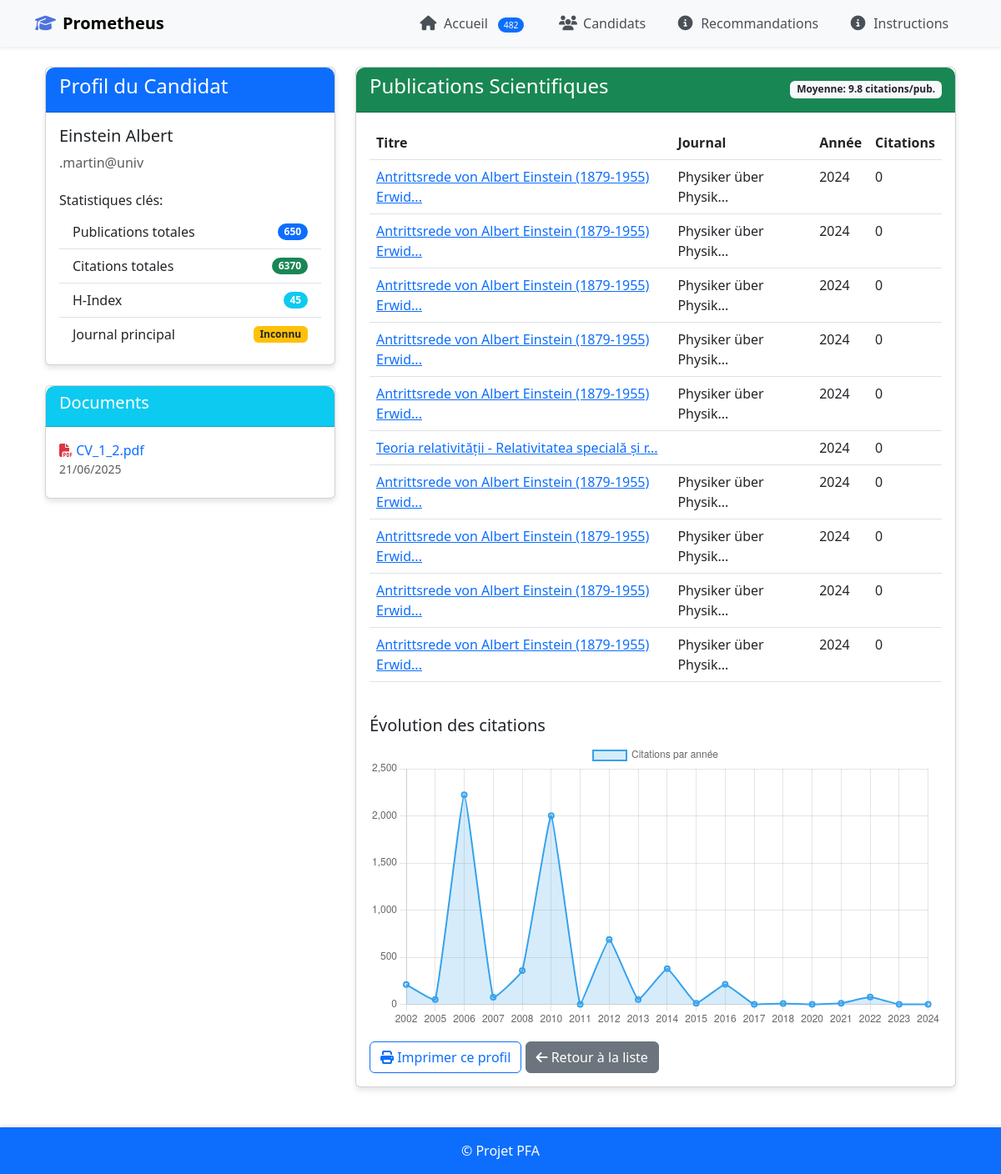
Page /candidate/7 on the committed database.
### app/models.py (models this page shows, shortened)
class Candidate(db.Model):
    id = db.Column(db.Integer, primary_key=True)
    first_name = db.Column(db.String(100), nullable=False)
    last_name = db.Column(db.String(100), nullable=False)
    email = db.Column(db.String(120), unique=True, nullable=False)
    date_added = db.Column(db.DateTime, default=datetime.utcnow)
    documents = db.relationship('Document', backref='candidate', lazy=True, cascade="all, delete-orphan")
    publications = db.relationship('Publication', backref='candidate', lazy=True, cascade="all, delete-orphan")

class Document(db.Model):
    id = db.Column(db.Integer, primary_key=True)
    filename = db.Column(db.String(255), nullable=False)
    filepath = db.Column(db.String(255), nullable=False)
    upload_date = db.Column(db.DateTime, default=datetime.utcnow)
    candidate_id = db.Column(db.Integer, db.ForeignKey('candidate.id'), nullable=False)
    extracted_data = db.Column(db.JSON)

class Publication(db.Model):
        id = db.Column(db.Integer, primary_key=True)
        title = db.Column(db.String(500), nullable=False)
        journal = db.Column(db.String(300))
        year = db.Column(db.Integer)
        citations = db.Column(db.Integer, default=0)
        scopus_id = db.Column(db.String(100))
        scopus_data = db.Column(db.JSON)
        sfr_score = db.Column(db.Float)
        rank = db.Column(db.Integer)
        candidate_id = db.Column(db.Integer, db.ForeignKey('candidate.id'), nullable=False)

### app/routes.py (the view)
@bp.route('/candidate/<int:candidate_id>')
def candidate_detail(candidate_id):
    candidate = Candidate.query.get_or_404(candidate_id)
    publications = Publication.query.filter_by(candidate_id=candidate_id)\
                                    .order_by(Publication.year.desc()).all()
    citations_by_year = {}
    for pub in publications:
        year = pub.year
        citations = pub.citations or 0
        if year:
            citations_by_year[year] = citations_by_year.get(year, 0) + citations
    years = sorted(citations_by_year.keys()) if citations_by_year else []
    citations_by_year_values = [citations_by_year[year] for year in years] if years else []
    citations_list = [pub.citations or 0 for pub in publications]
    if publications:
        journal_counts = {}
        for pub in publications:
            journal = pub.journal or "Inconnu"
            journal_counts[journal] = journal_counts.get(journal, 0) + 1
        top_journal = max(journal_counts, key=journal_counts.get)
    else:
        top_journal = "N/A"
    stats = {
        'total_publications': len(publications),
        'total_citations': sum(citations_list),
        'h_index': calculate_h_index(citations_list),
        'avg_citations': sum(citations_list) / len(publications) if publications else 0,
        'top_journal': top_journal,
        'years': years,
        'citations_by_year': citations_by_year_values
    }
    return render_template(
        'candidate_detail.html',
        candidate=candidate,
        publications=publications,
        stats=stats
    )

### app/utils/evaluation.py (called while the page is built)
def calculate_h_index(citations):
    citations = sorted((c for c in citations if c is not None), reverse=True)
    h = 0
    for i, c in enumerate(citations):
        if c >= i + 1:
            h = i + 1
    return h

### app/templates/candidate_detail.html (shortened to what this page needs)
{% extends "base.html" %}
{% block content %}
<div class="container">
    <div class="row mt-4">
        <div class="col-md-4">
            <div class="card mb-4">
                <div class="card-header bg-primary text-white">
                    <h4>Profil du Candidat</h4>
                </div>
                <div class="card-body">
                    <h5>{{ candidate.first_name }} {{ candidate.last_name }}</h5>
                    <p class="text-muted">{{ candidate.email }}</p>
                    <div class="mt-4">
                        <h6>Statistiques clés:</h6>
                        <ul class="list-group list-group-flush">
                            <li class="list-group-item d-flex justify-content-between align-items-center">
                                Publications totales
                                <span class="badge bg-primary rounded-pill">{{ stats.total_publications }}</span>
                            </li>
                            <li class="list-group-item d-flex justify-content-between align-items-center">
                                Citations totales
                                <span class="badge bg-success rounded-pill">{{ stats.total_citations }}</span>
                            </li>
                            <li class="list-group-item d-flex justify-content-between align-items-center">
                                H-Index
                                <span class="badge bg-info rounded-pill">{{ stats.h_index }}</span>
                            </li>
                            <li class="list-group-item d-flex justify-content-between align-items-center">
                                Journal principal
                                <span class="badge bg-warning text-dark">{{ stats.top_journal }}</span>
                            </li>
                        </ul>
                    </div>
                </div>
            </div>
            <div class="card">
                <div class="card-header bg-info text-white">
                    <h5>Documents</h5>
                </div>
                <div class="card-body">
                    {% if candidate.documents %}
                        {% for doc in candidate.documents %}
                            <div class="mb-2">
                                <a href="{{ url_for('static', filename='uploads/' + doc.filename) }}"
                                   target="_blank" class="text-decoration-none">
                                    <i class="fas fa-file-pdf text-danger"></i> {{ doc.filename }}
                                </a>
                                <small class="text-muted d-block">{{ doc.upload_date.strftime('%d/%m/%Y') }}</small>
                            </div>
                        {% endfor %}
                    {% else %}
                        <p class="text-muted">Aucun document trouvé</p>
                    {% endif %}
                </div>
            </div>
        </div>
        <div class="col-md-8">
            <div class="card">
                <div class="card-header bg-success text-white">
                    <div class="d-flex justify-content-between align-items-center">
                        <h4>Publications Scientifiques</h4>
                        <span class="badge bg-light text-dark">
                            Moyenne: {{ "%.1f"|format(stats.avg_citations) }} citations/pub.
                        </span>
                    </div>
                </div>
                <div class="card-body">
                    <div class="table-responsive">
                        <table class="table table-hover">
                            <thead>
                                <tr>
                                    <th>Titre</th>
                                    <th>Journal</th>
                                    <th>Année</th>
                                    <th>Citations</th>
                                </tr>
                            </thead>
                            <tbody>
                                {% for pub in publications[:10] %}
                                <tr>
                                    <td>
                                        <a href="https://www.scopus.com/record/display.uri?eid={{ pub.scopus_id }}"
                                           target="_blank" title="Voir dans Scopus">
                                            {{ pub.title[:50] }}{% if pub.title|length > 50 %}...{% endif %}
                                        </a>
                                    </td>
                                    <td>{{ pub.journal[:20] }}{% if pub.journal|length > 20 %}...{% endif %}</td>
                                    <td>{{ pub.year }}</td>
                                    <td>{{ pub.citations }}</td>
                                </tr>
                                {% endfor %}
                            </tbody>
                        </table>
                    </div>
                    <div class="mt-4">
                        <h5>Évolution des citations</h5>
                        <canvas id="citationsChart" width="400" height="200"></canvas>
                    </div>
                    <div class="mt-3">
                        <button class="btn btn-outline-primary" onclick="window.print()">
                            <i class="fas fa-print"></i> Imprimer ce profil
                        </button>
                        <a href="{{ url_for('main.list_candidates') }}" class="btn btn-secondary">
                            <i class="fas fa-arrow-left"></i> Retour à la liste
                        </a>
                    </div>
                </div>
            </div>
        </div>
    </div>
</div>
{% endblock %}
{% block scripts %}
<link rel="stylesheet" href="https://cdnjs.cloudflare.com/ajax/libs/font-awesome/6.5.0/css/all.min.css">
<script>
document.addEventListener('DOMContentLoaded', function() {
    const ctx = document.getElementById('citationsChart');
    if (ctx) {
        // Données sécurisées avec valeurs par défaut
        const years = {{ stats['years'] | tojson | safe }};
        const citations = {{ stats['citations_by_year'] | tojson | safe }};
        console.log("Years:", years);
        if (years.length && citations.length) {
            new Chart(ctx, {
                type: 'line',
                data: {
                    labels: years,
                    datasets: [{
                        label: 'Citations par année',
                        data: citations,
                        backgroundColor: 'rgba(54, 162, 235, 0.2)',
                        borderColor: 'rgba(54, 162, 235, 1)',
                        borderWidth: 2,
                        tension: 0.1,
                        fill: true
                    }]
                },
                options: {
                    responsive: true,
                    plugins: {
                        legend: {
                            position: 'top',
                        }
                    }
                }
            });
        } else {
            ctx.parentElement.innerHTML = '<p class="text-muted">Données insuffisantes pour afficher le graphique</p>';
        }
    }
});
</script>
{% endblock %}

### app/static/css/main.css (style rules this page uses)
body { font-family: 'Segoe UI', Tahoma, Geneva, Verdana, sans-serif; background-color: #f8f9fa; }
.card { border-radius: 10px; box-shadow: 0 4px 6px rgba(0, 0, 0, 0.1); transition: transform 0.3s ease; }
.card-header { border-radius: 10px 10px 0 0 !important; }
.table th { background-color: #f1f1f1; font-weight: 600; }
.btn { border-radius: 8px; padding: 8px 16px; font-weight: 500; }
.bg-primary { background-color: #3f51b5 !important; }
.bg-info { background-color: #17a2b8 !important; }
.bg-success { background-color: #28a745 !important; }
.card { border: none; border-radius: 10px; overflow: hidden; }
.card-header { font-weight: 600; }

### rows in the picture
Candidate: first_name "Einstein", last_name "Albert", email ".martin@univ"
Document: filename "CV_1_2.pdf", upload_date "21/06/2025"
Publication: title "Antrittsrede von Albert Einstein (1879-1955) Erwid", journal "Physiker über Physik", year "2024", citations "0"
Publication: title "Antrittsrede von Albert Einstein (1879-1955) Erwid", journal "Physiker über Physik", year "2024", citations "0"
Publication: title "Antrittsrede von Albert Einstein (1879-1955) Erwid", journal "Physiker über Physik", year "2024", citations "0"
Publication: title "Antrittsrede von Albert Einstein (1879-1955) Erwid", journal "Physiker über Physik", year "2024", citations "0"
Publication: title "Antrittsrede von Albert Einstein (1879-1955) Erwid", journal "Physiker über Physik", year "2024", citations "0"
Publication: title "Teoria relativității - Relativitatea specială și r", year "2024", citations "0"
Publication: title "Antrittsrede von Albert Einstein (1879-1955) Erwid", journal "Physiker über Physik", year "2024", citations "0"
Publication: title "Antrittsrede von Albert Einstein (1879-1955) Erwid", journal "Physiker über Physik", year "2024", citations "0"
Publication: title "Antrittsrede von Albert Einstein (1879-1955) Erwid", journal "Physiker über Physik", year "2024", citations "0"
Publication: title "Antrittsrede von Albert Einstein (1879-1955) Erwid", journal "Physiker über Physik", year "2024", citations "0"

### other values in the picture
{{ stats.total_publications }} "650"
{{ stats.total_citations }} "6370"
{{ stats.h_index }} "45"
{{ stats.top_journal }} "Inconnu"
{{ "%.1f"|format(stats.avg_citations) }} "9.8"
chart data {{ stats['years'] | tojson | safe }} [2002, 2005, 2006, 2007, 2008, 2010, 2011, 2012, 2013, 2014, 2015, 2016, 2017, 2018, 2020, 2021, 2022, 2023, 2024]
chart data {{ stats['citations_by_year'] | tojson | safe }} [210, 52, 2224, 76, 360, 2002, 0, 688, 52, 378, 13, 214, 0, 10, 0, 13, 78, 0, 0]
